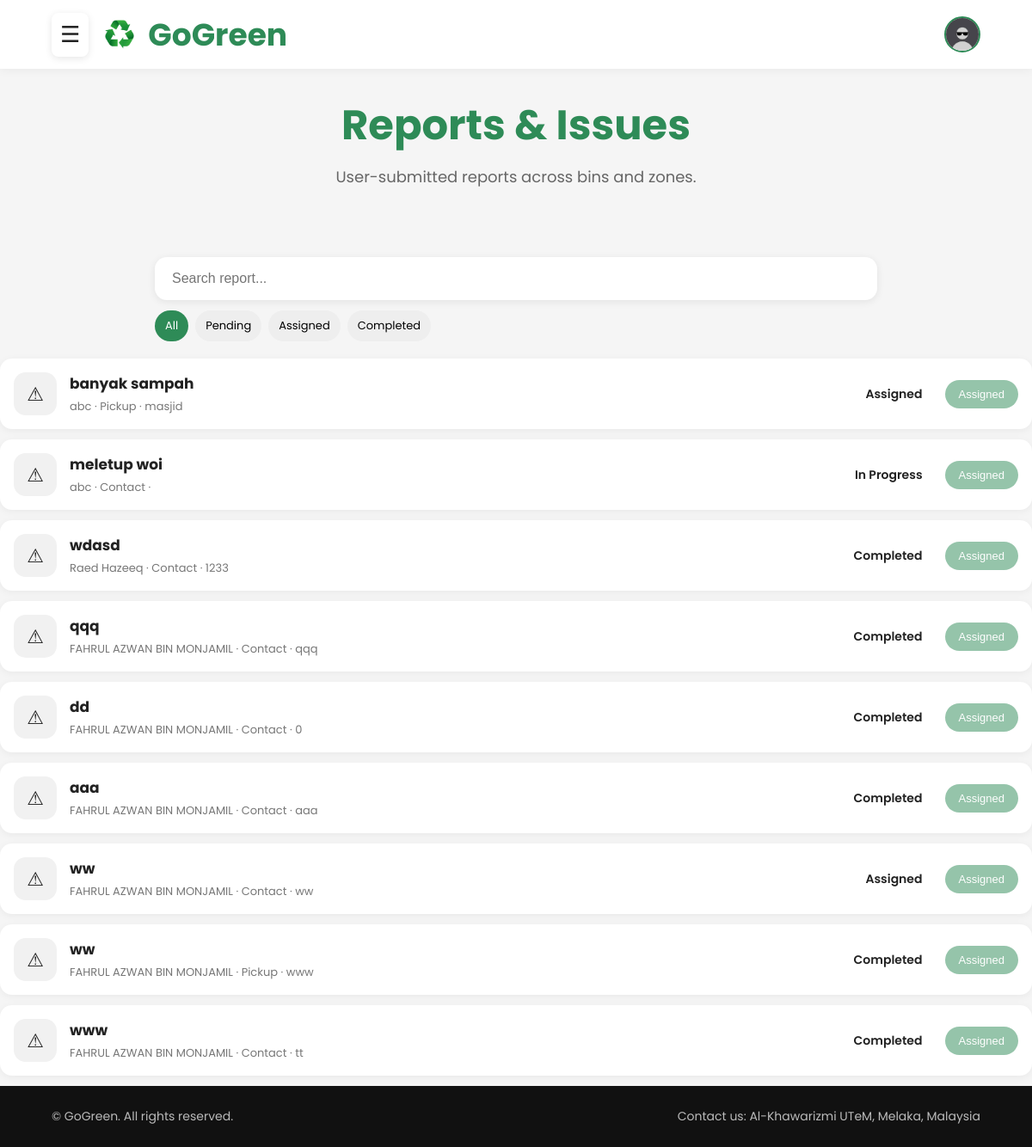
Page /Admin/reports.php (signed in) on the committed database.
### tables this page shows
CREATE TABLE `reports` (
  `id` int(11) NOT NULL,
  `user_id` int(11) DEFAULT NULL,
  `worker_id` int(11) DEFAULT NULL,
  `name` varchar(100) NOT NULL,
  `email` varchar(100) NOT NULL,
  `phone` varchar(20) DEFAULT NULL,
  `report_type` enum('Contact','Pickup') NOT NULL,
  `subject` varchar(255) NOT NULL,
  `message` text NOT NULL,
  `location` varchar(255) DEFAULT NULL,
  `status` enum('Pending','Assigned','In Progress','Completed','Rejected') DEFAULT 'Pending',
  `created_at` timestamp NOT NULL DEFAULT current_timestamp()
);

### Admin/reports.php (the view, shortened to what this page needs)
<?php
$host = "localhost:3306";
$user = "root";
$pass = "";
$dbname = "gogreen";
$conn = mysqli_connect($host, $user, $pass, $dbname);
$sql = "SELECT * FROM reports ORDER BY id DESC";
$result = mysqli_query($conn, $sql);
?>
<!DOCTYPE html>
<html lang="en">
<head>
    <link rel="stylesheet" href="assets/css/report.css">
</head>
<body>
    <header>
        <div class="header-left">
            <div class="menu-toggle" onclick="toggleMenu()">
                ☰
            </div>
            <div class="logo">
                <img src="image/recycle_imag.png" alt="GoGreen Logo">
                GoGreen
            </div>
        </div>
        <div class="header-right">
            <div class="user-avatar-container">
                <div class="user-avatar" onclick="toggleProfileMenu()">
                    <img
src="<?php echo !empty($_SESSION['profile_image'])
? '../uploads/profile/'.$_SESSION['profile_image']
: '../uploads/profile/default.jpg'; ?>"
alt="Profile">
                </div>
            </div>
        </div>
    </header>
    <section class="page-title">
        <h1>Reports & Issues</h1>
        <p>
            User-submitted reports across bins and zones.
        </p>
    </section>
    <div class="report-controls">
        <input
            id="searchInput"
            placeholder="Search report..."
            onkeyup="searchReport()"
        >
        <div class="filters">
            <button class="active" onclick="filter('All')">
                All
            </button>
            <button onclick="filter('Pending')">
                Pending
            </button>
            <button onclick="filter('Assigned')">
                Assigned
            </button>
            <button onclick="filter('Completed')">
                Completed
            </button>
        </div>
    </div>
    <?php while($row = mysqli_fetch_assoc($result)) { ?>
<div class="report" data-status="<?= $row['status']; ?>">
    <div class="report-left">
        <div class="warning-icon">
            ⚠
        </div>
        <div class="report-details">
            <h3>
                <?= $row['subject']; ?>
            </h3>
            <p>
                <?= $row['name']; ?>
                ·
                <?= $row['report_type']; ?>
                ·
                <?= $row['location']; ?>
            </p>
        </div>
    </div>
    <div class="report-right">
        <span class="status">
            <?= $row['status']; ?>
        </span>
<?php if($row['status'] == 'Pending'){ ?>
<button
class="assign-btn"
data-id="<?= $row['id']; ?>"
onclick="openPopup(this)">
Assign
</button>
<?php } else { ?>
<button
class="assign-btn"
disabled
style="opacity:.5;cursor:not-allowed;">
Assigned
</button>
<?php } ?>
    </div>
</div>
<?php } ?>
    <footer>
        <p class="left-footer">
            © GoGreen. All rights reserved.
        </p>
        <p class="right-footer">
            Contact us: Al-Khawarizmi UTeM, Melaka, Malaysia
        </p>
    </footer>
</body>
</html>

### Admin/assets/css/report.css (style rules this page uses)
* { margin:0; padding:0; box-sizing:border-box; }
body { font-family:"Poppins", sans-serif; background:#f5f5f5; color:#222; overflow-x: hidden; min-height: 100vh; display: flex; flex-direction: column; }
header { width:100%; height:80px; background:white; display:flex; justify-content:space-between; align-items:center; padding:0 60px; position:fixed; top:0; left:0; z-index:1000; box-shadow:0 2px 10px rgba(0,0,0,0.05); }
.header-left { display:flex; align-items:center; gap:15px; }
.header-right { display:flex; align-items:center; }
.logo { display:flex; align-items:center; gap:12px; font-size:36px; font-weight:700; color:#2e8b57; }
.logo img { width:42px; height:42px; object-fit:contain; }
.menu-toggle { font-size:26px; cursor:pointer; padding:6px 10px; border-radius:8px; background:white; box-shadow:0 2px 8px rgba(0,0,0,0.1); }
.user-avatar-container { position:relative; }
.user-avatar { width:42px; height:42px; border-radius:50%; overflow:hidden; cursor:pointer; border:2px solid #2e8b57; }
.user-avatar img { width:100%; height:100%; object-fit:cover; }
.page-title { margin-top: 50px; text-align: center; padding: 60px 20px; }
.page-title h1 { font-size: 48px; color: #2e8b57; margin-bottom: 10px; }
.page-title p { font-size: 18px; color: #666; }
.report-controls { width:70%; margin:20px auto; display:flex; flex-direction:column; gap:12px; }
.report-controls input { width:100%; padding:14px; border-radius:12px; border:none; box-shadow:0 2px 10px rgba(0,0,0,0.08); outline:none; font-size:15px; }
.filters { display:flex; gap:8px; flex-wrap:wrap; }
.filters button { padding:8px 12px; border:none; border-radius:20px; cursor:pointer; background:#eee; font-family:Poppins; font-size:13px; }
.filters button.active { background:#2e8b57; color:white; }
.report { background:white; padding:16px; border-radius:14px; margin-bottom:12px; display:flex; justify-content:space-between; align-items:center; box-shadow:0 2px 10px rgba(0,0,0,0.05); }
.report-left { display:flex; align-items:center; gap:15px; }
.warning-icon { width:50px; height:50px; border-radius:14px; background:#f1f1f1; display:flex; justify-content:center; align-items:center; font-size:22px; }
.report-details h3 { font-size:17px; margin-bottom:4px; }
.report-details p { font-size:13px; color:#777; }
.report-right { display:flex; align-items:center; gap:12px; }
.assign-btn { padding:9px 16px; border:none; border-radius:20px; background:#2e8b57; color:white; font-size:13px; font-weight:500; cursor:pointer; transition:.2s; }
.status { padding:6px 12px; border-radius:20px; font-size:12px; }
#searchInput { width: 100%; padding: 16px 20px; border: none; border-radius: 14px; background: white; font-size: 16px; box-shadow: 0 2px 10px rgba(0,0,0,0.08); outline: none; }
.status { padding:8px 14px; border-radius: 20px; border: none; font-size: 14px; font-weight: 600; }
footer { background:#111; color:#bbb; display:flex; justify-content:space-between; align-items:center; padding:25px 60px; font-size:14px; flex-wrap:wrap; gap:10px; margin-top: auto; }
.left-footer { text-align:left; }
.right-footer { text-align:right; }

### rows in the picture
reports: subject "banyak sampah", name "abc", report_type "Pickup", location "masjid", status "Assigned"
reports: subject "meletup woi", name "abc", report_type "Contact", status "In Progress", shows "Assigned"
reports: subject "wdasd", name "Raed Hazeeq", report_type "Contact", location "1233", status "Completed", shows "Assigned"
reports: subject "qqq", name "FAHRUL AZWAN BIN MONJAMIL", report_type "Contact", location "qqq", status "Completed", shows "Assigned"
reports: subject "dd", name "FAHRUL AZWAN BIN MONJAMIL", report_type "Contact", location "0", status "Completed", shows "Assigned"
reports: subject "aaa", name "FAHRUL AZWAN BIN MONJAMIL", report_type "Contact", location "aaa", status "Completed", shows "Assigned"
reports: subject "ww", name "FAHRUL AZWAN BIN MONJAMIL", report_type "Contact", location "ww", status "Assigned"
reports: subject "ww", name "FAHRUL AZWAN BIN MONJAMIL", report_type "Pickup", location "www", status "Completed", shows "Assigned"
reports: subject "www", name "FAHRUL AZWAN BIN MONJAMIL", report_type "Contact", location "tt", status "Completed", shows "Assigned"
